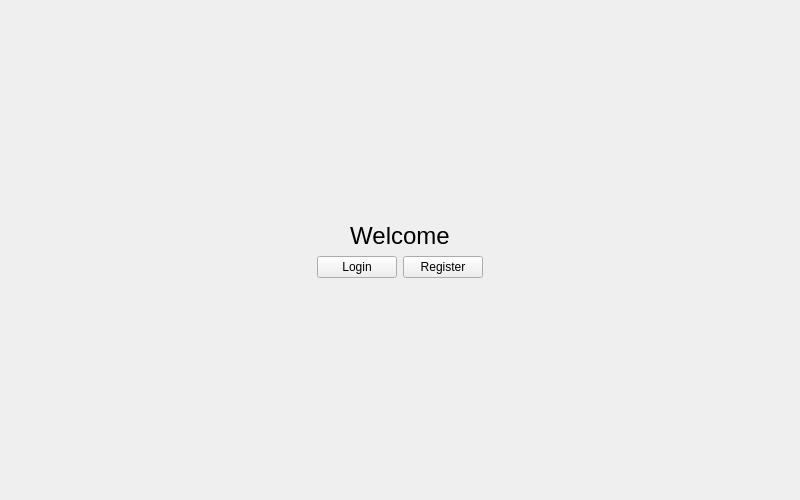
<?xml version="1.0" encoding="UTF-8"?>
<ui version="4.0">
 <class>MainWindow</class>
 <widget class="QMainWindow" name="MainWindow">
  <property name="geometry">
   <rect>
    <x>0</x>
    <y>0</y>
    <width>800</width>
    <height>500</height>
   </rect>
  </property>
  <property name="windowTitle">
   <string>MainWindow</string>
  </property>
  <widget class="QWidget" name="centralWidget">
   <layout class="QVBoxLayout" name="verticalLayout">
    <item>
     <spacer name="verticalSpacer">
      <property name="orientation">
       <enum>Qt::Vertical</enum>
      </property>
      <property name="sizeHint" stdset="0">
       <size>
        <width>20</width>
        <height>40</height>
       </size>
      </property>
     </spacer>
    </item>
    <item>
     <widget class="QLabel" name="titleLabel">
      <property name="font">
       <font>
        <pointsize>18</pointsize>
       </font>
      </property>
      <property name="text">
       <string>Welcome</string>
      </property>
      <property name="alignment">
       <set>Qt::AlignCenter</set>
      </property>
     </widget>
    </item>
    <item>
     <layout class="QHBoxLayout" name="buttonsLayout">
      <item>
       <spacer name="horizontalSpacer">
        <property name="orientation">
         <enum>Qt::Horizontal</enum>
        </property>
        <property name="sizeHint" stdset="0">
         <size>
          <width>40</width>
          <height>20</height>
         </size>
        </property>
       </spacer>
      </item>
      <item>
       <widget class="QPushButton" name="loginButton">
        <property name="enabled">
         <bool>true</bool>
        </property>
        <property name="maximumSize">
         <size>
          <width>200</width>
          <height>16777215</height>
         </size>
        </property>
        <property name="text">
         <string>Login</string>
        </property>
       </widget>
      </item>
      <item>
       <widget class="QPushButton" name="registerButton">
        <property name="maximumSize">
         <size>
          <width>200</width>
          <height>16777215</height>
         </size>
        </property>
        <property name="text">
         <string>Register</string>
        </property>
       </widget>
      </item>
      <item>
       <spacer name="horizontalSpacer_2">
        <property name="orientation">
         <enum>Qt::Horizontal</enum>
        </property>
        <property name="sizeHint" stdset="0">
         <size>
          <width>40</width>
          <height>20</height>
         </size>
        </property>
       </spacer>
      </item>
     </layout>
    </item>
    <item>
     <spacer name="verticalSpacer_2">
      <property name="orientation">
       <enum>Qt::Vertical</enum>
      </property>
      <property name="sizeHint" stdset="0">
       <size>
        <width>20</width>
        <height>40</height>
       </size>
      </property>
     </spacer>
    </item>
   </layout>
  </widget>
 </widget>
 <resources/>
 <connections/>
</ui>
